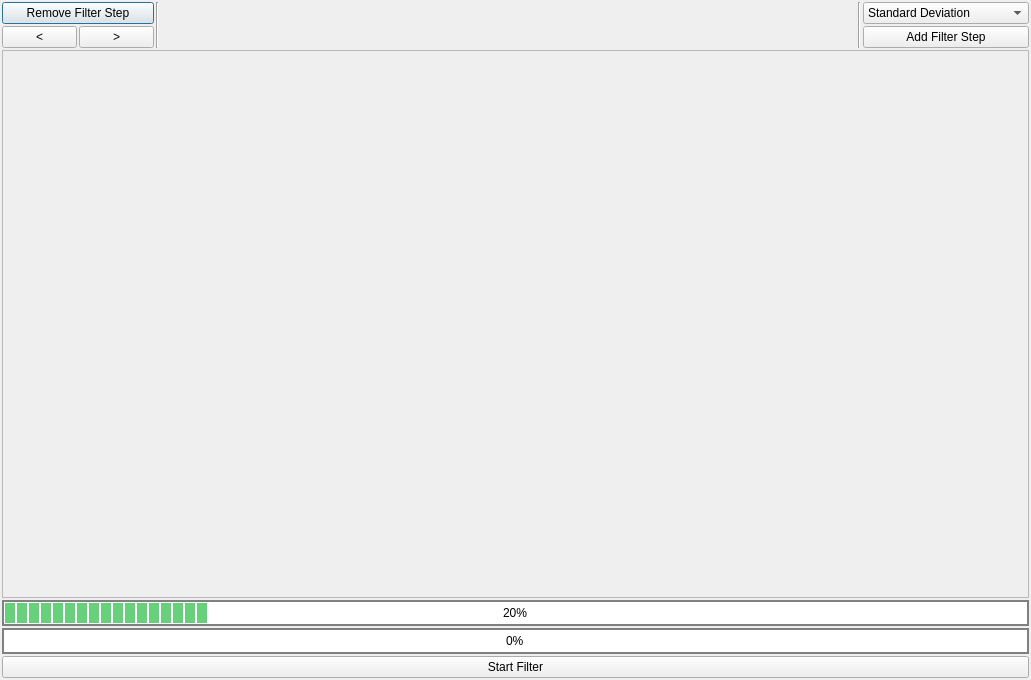
<?xml version="1.0" encoding="UTF-8"?>
<ui version="4.0">
 <class>DialogFilter</class>
 <widget class="QDialog" name="DialogFilter">
  <property name="geometry">
   <rect>
    <x>0</x>
    <y>0</y>
    <width>1031</width>
    <height>680</height>
   </rect>
  </property>
  <property name="windowTitle">
   <string>Create Filter</string>
  </property>
  <property name="styleSheet">
   <string notr="true">QToolButton
{
	border: 1px solid #8f8f91;
	border-radius: 0px;
	height: 50px;
}

QToolButton:hover
{
	background-color: silver;
}

QToolButton:checked
{
	background-color: silver;
}

QProgressBar
{
	border: 2px solid grey;
	border-radius: 0px;
	text-align: center;
}

QProgressBar::chunk {
	background-color: rgba(75, 200, 100, 85%);
	width: 10px;
	margin: 0.5px;
}</string>
  </property>
  <layout class="QVBoxLayout" name="verticalLayout">
   <property name="spacing">
    <number>2</number>
   </property>
   <property name="leftMargin">
    <number>2</number>
   </property>
   <property name="topMargin">
    <number>2</number>
   </property>
   <property name="rightMargin">
    <number>2</number>
   </property>
   <property name="bottomMargin">
    <number>2</number>
   </property>
   <item>
    <layout class="QHBoxLayout" name="horizontalLayout_5">
     <property name="spacing">
      <number>2</number>
     </property>
     <item>
      <layout class="QVBoxLayout" name="verticalLayout_3">
       <property name="spacing">
        <number>2</number>
       </property>
       <item>
        <widget class="QPushButton" name="removeButton">
         <property name="text">
          <string>Remove Filter Step</string>
         </property>
        </widget>
       </item>
       <item>
        <layout class="QHBoxLayout" name="horizontalLayout_6">
         <item>
          <widget class="QPushButton" name="moveLeftButton">
           <property name="sizePolicy">
            <sizepolicy hsizetype="Preferred" vsizetype="Fixed">
             <horstretch>0</horstretch>
             <verstretch>0</verstretch>
            </sizepolicy>
           </property>
           <property name="maximumSize">
            <size>
             <width>75</width>
             <height>16777215</height>
            </size>
           </property>
           <property name="text">
            <string>&lt;</string>
           </property>
          </widget>
         </item>
         <item>
          <widget class="QPushButton" name="moveRightButton">
           <property name="sizePolicy">
            <sizepolicy hsizetype="Preferred" vsizetype="Fixed">
             <horstretch>0</horstretch>
             <verstretch>0</verstretch>
            </sizepolicy>
           </property>
           <property name="maximumSize">
            <size>
             <width>75</width>
             <height>16777215</height>
            </size>
           </property>
           <property name="text">
            <string>&gt;</string>
           </property>
          </widget>
         </item>
        </layout>
       </item>
      </layout>
     </item>
     <item>
      <widget class="Line" name="line">
       <property name="orientation">
        <enum>Qt::Vertical</enum>
       </property>
      </widget>
     </item>
     <item>
      <layout class="QHBoxLayout" name="toolbarLayout">
       <property name="spacing">
        <number>2</number>
       </property>
       <item>
        <spacer name="horizontalSpacer">
         <property name="orientation">
          <enum>Qt::Horizontal</enum>
         </property>
         <property name="sizeHint" stdset="0">
          <size>
           <width>40</width>
           <height>20</height>
          </size>
         </property>
        </spacer>
       </item>
      </layout>
     </item>
     <item>
      <widget class="Line" name="line_2">
       <property name="orientation">
        <enum>Qt::Vertical</enum>
       </property>
      </widget>
     </item>
     <item>
      <layout class="QVBoxLayout" name="verticalLayout_2">
       <property name="spacing">
        <number>2</number>
       </property>
       <item>
        <widget class="QComboBox" name="filterList">
         <property name="sizePolicy">
          <sizepolicy hsizetype="Preferred" vsizetype="Fixed">
           <horstretch>0</horstretch>
           <verstretch>0</verstretch>
          </sizepolicy>
         </property>
         <item>
          <property name="text">
           <string>Standard Deviation</string>
          </property>
         </item>
         <item>
          <property name="text">
           <string>Average Deviation</string>
          </property>
         </item>
         <item>
          <property name="text">
           <string>Mean Absolute Deviation</string>
          </property>
         </item>
        </widget>
       </item>
       <item>
        <widget class="QPushButton" name="addFilterButton">
         <property name="sizePolicy">
          <sizepolicy hsizetype="Preferred" vsizetype="Fixed">
           <horstretch>0</horstretch>
           <verstretch>0</verstretch>
          </sizepolicy>
         </property>
         <property name="text">
          <string>Add Filter Step</string>
         </property>
        </widget>
       </item>
      </layout>
     </item>
    </layout>
   </item>
   <item>
    <widget class="QStackedWidget" name="stackedWidget">
     <property name="frameShape">
      <enum>QFrame::StyledPanel</enum>
     </property>
     <property name="frameShadow">
      <enum>QFrame::Sunken</enum>
     </property>
    </widget>
   </item>
   <item>
    <widget class="QProgressBar" name="progressMain">
     <property name="value">
      <number>20</number>
     </property>
    </widget>
   </item>
   <item>
    <widget class="QProgressBar" name="progressSub">
     <property name="maximum">
      <number>100</number>
     </property>
     <property name="value">
      <number>0</number>
     </property>
    </widget>
   </item>
   <item>
    <layout class="QHBoxLayout" name="horizontalLayout">
     <item>
      <widget class="QPushButton" name="startButton">
       <property name="text">
        <string>Start Filter</string>
       </property>
      </widget>
     </item>
    </layout>
   </item>
  </layout>
 </widget>
 <resources/>
 <connections/>
</ui>
